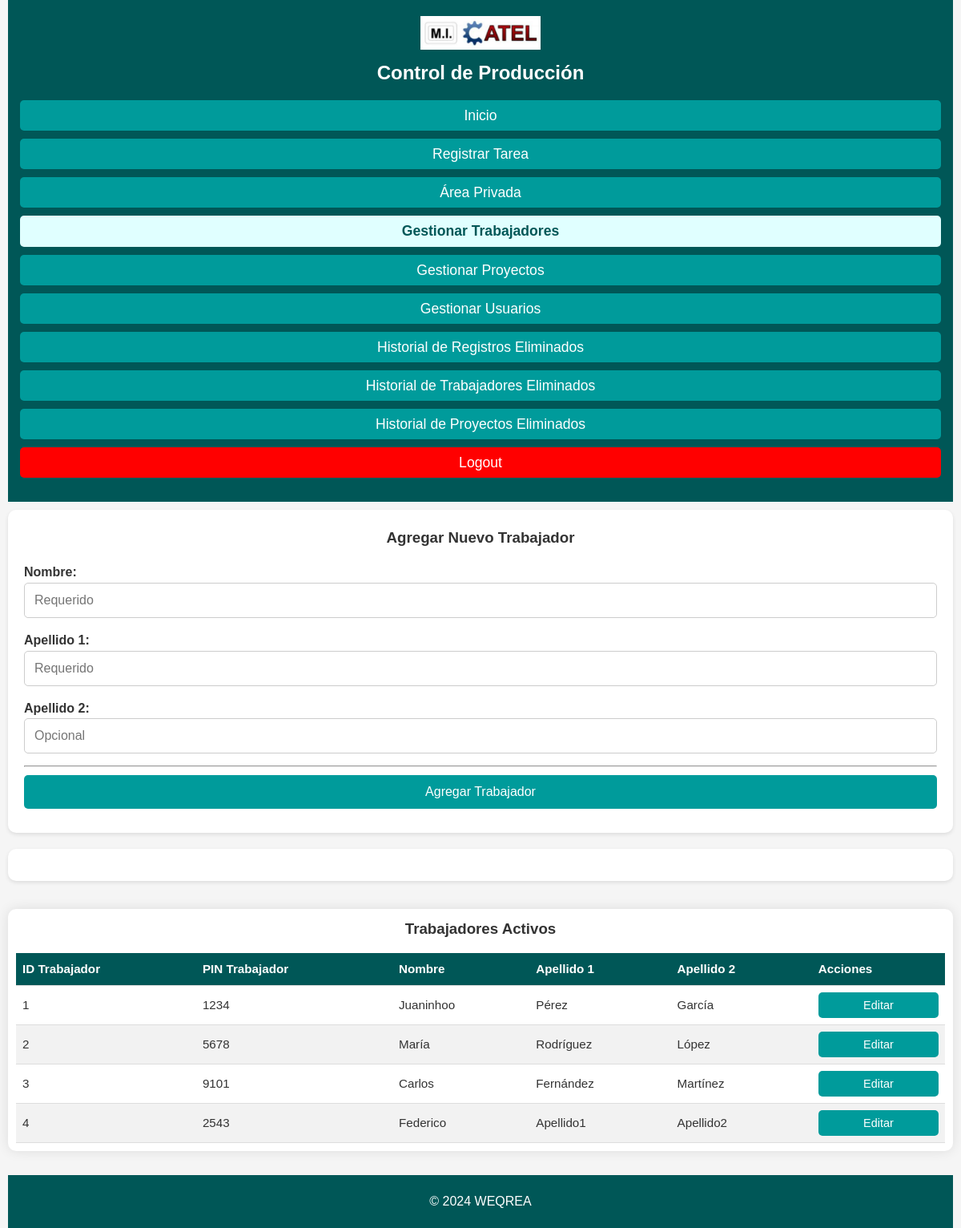
Before: /gestionar_trabajadores (signed in) with the older database file.
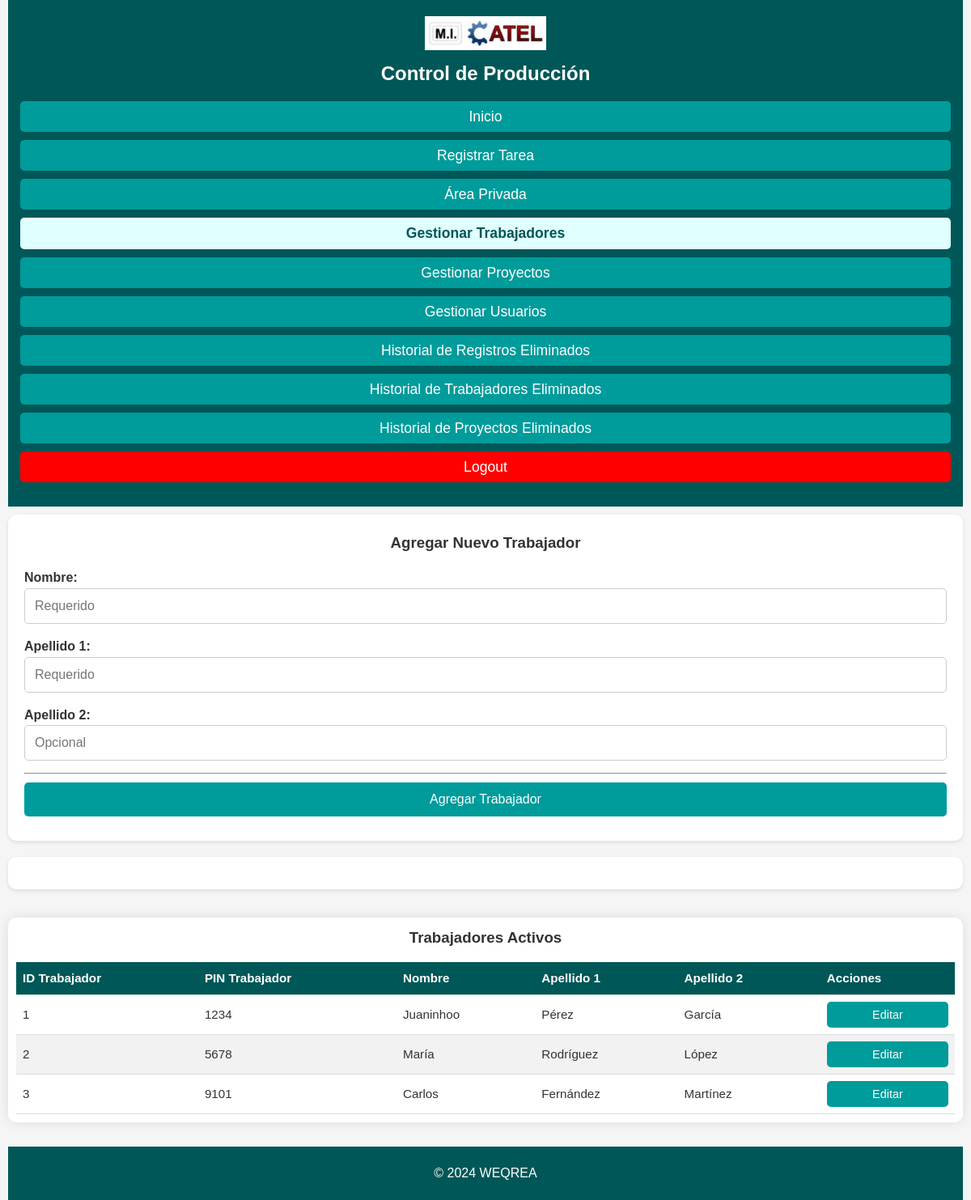
After: the same page with the newer database file.
### app/models.py (models this page shows)
class RegistroTrabajadores(db.Model):
    __tablename__ = 'registro_trabajadores'
    ID_trabajador = db.Column(db.Integer, primary_key=True, autoincrement=True)
    PIN_trabajador = db.Column(db.Integer, unique=True)
    nombre_trabajador = db.Column(db.String, nullable=False)
    apellido1_trabajador = db.Column(db.String, nullable=False)
    apellido2_trabajador = db.Column(db.String)
    eliminado = db.Column(db.Boolean, default=False, nullable=False)  # Nueva columna

### app/routes.py (the view, shortened to what this page needs)
    @app.route('/gestionar_trabajadores', methods=['GET', 'POST'])
    @login_required
    @jefe_taller_required  # Solo el Jefe de Taller puede acceder
    def gestionar_trabajadores():
        trabajadores = RegistroTrabajadores.query.filter_by(eliminado=False).all()
        return render_template('gestionar_trabajadores.html', trabajadores=trabajadores)

### app/routes.py (called while the page is built)
def login_required(f):
    @wraps(f)
    def decorated_function(*args, **kwargs):
        if 'usuario_id' not in session:
            flash('Debes iniciar sesión para acceder a esta página.', 'error')
            return redirect(url_for('login'))
        return f(*args, **kwargs)
    return decorated_function

def jefe_taller_required(f):
    @wraps(f)
    def decorated_function(*args, **kwargs):
        if 'rol' not in session or session['rol'] != 'jefe_taller':
            flash('No tienes permisos para acceder a esta página.', 'error')
            return redirect(url_for('home'))
        return f(*args, **kwargs)
    return decorated_function

### run.py (called while the page is built)
@app.before_request
def make_session_permanent():
    session.permanent = True

@app.after_request
def add_security_headers(response: Response):
    response.headers['X-Content-Type-Options'] = 'nosniff'
    return response

### app/templates/gestionar_trabajadores.html (shortened to what this page needs)
{% extends 'base.html' %}
{% block content %}
<div class="visor_registros">
    <div class="filter">
        <div class="filter-container">
            <h3>Agregar Nuevo Trabajador</h3>
            <form method="POST" action="{{ url_for('gestionar_trabajadores') }}">
                <div>
                    <label for="nombre_trabajador">Nombre:</label>
                    <input type="text" id="nombre_trabajador" name="nombre_trabajador" placeholder="Requerido" required>
                </div>
                <div>
                    <label for="apellido1_trabajador">Apellido 1:</label>
                    <input type="text" id="apellido1_trabajador" name="apellido1_trabajador" placeholder="Requerido" required>
                </div>
                <div>
                    <label for="apellido2_trabajador">Apellido 2:</label>
                    <input type="text" id="apellido2_trabajador" name="apellido2_trabajador" placeholder="Opcional">
                </div>
                <hr>
                <button type="submit">Agregar Trabajador</button>
            </form>
        </div>
        <div class="filter-result">
        </div>
    </div>
    <div class="table-container">
        <h3>Trabajadores Activos</h3>
        <table>
            <thead>
                <tr>
                    <th>ID Trabajador</th>
                    <th>PIN Trabajador</th>
                    <th>Nombre</th>
                    <th>Apellido 1</th>
                    <th>Apellido 2</th>
                    <th>Acciones</th>
                </tr>
            </thead>
            <tbody>
                {% for trabajador in trabajadores %}
                <tr>
                    <td>{{ trabajador.ID_trabajador }}</td>
                    <td>{{ trabajador.PIN_trabajador }}</td>
                    <td>{{ trabajador.nombre_trabajador }}</td>
                    <td>{{ trabajador.apellido1_trabajador }}</td>
                    <td>{{ trabajador.apellido2_trabajador }}</td>
                    <td>
                        <form class="edit-button" action="{{ url_for('editar_trabajador', id=trabajador.ID_trabajador) }}" method="get">
                            <button type="submit">Editar</button>
                        </form>
                    </td>
                </tr>
                {% endfor %}
            </tbody>
        </table>
    </div>
</div>
{% endblock %}

Changed rows visible on the page:
removed RegistroTrabajadores: ID_trabajador "4", PIN_trabajador "2543", nombre_trabajador "Federico", apellido1_trabajador "Apellido1", apellido2_trabajador "Apellido2"
